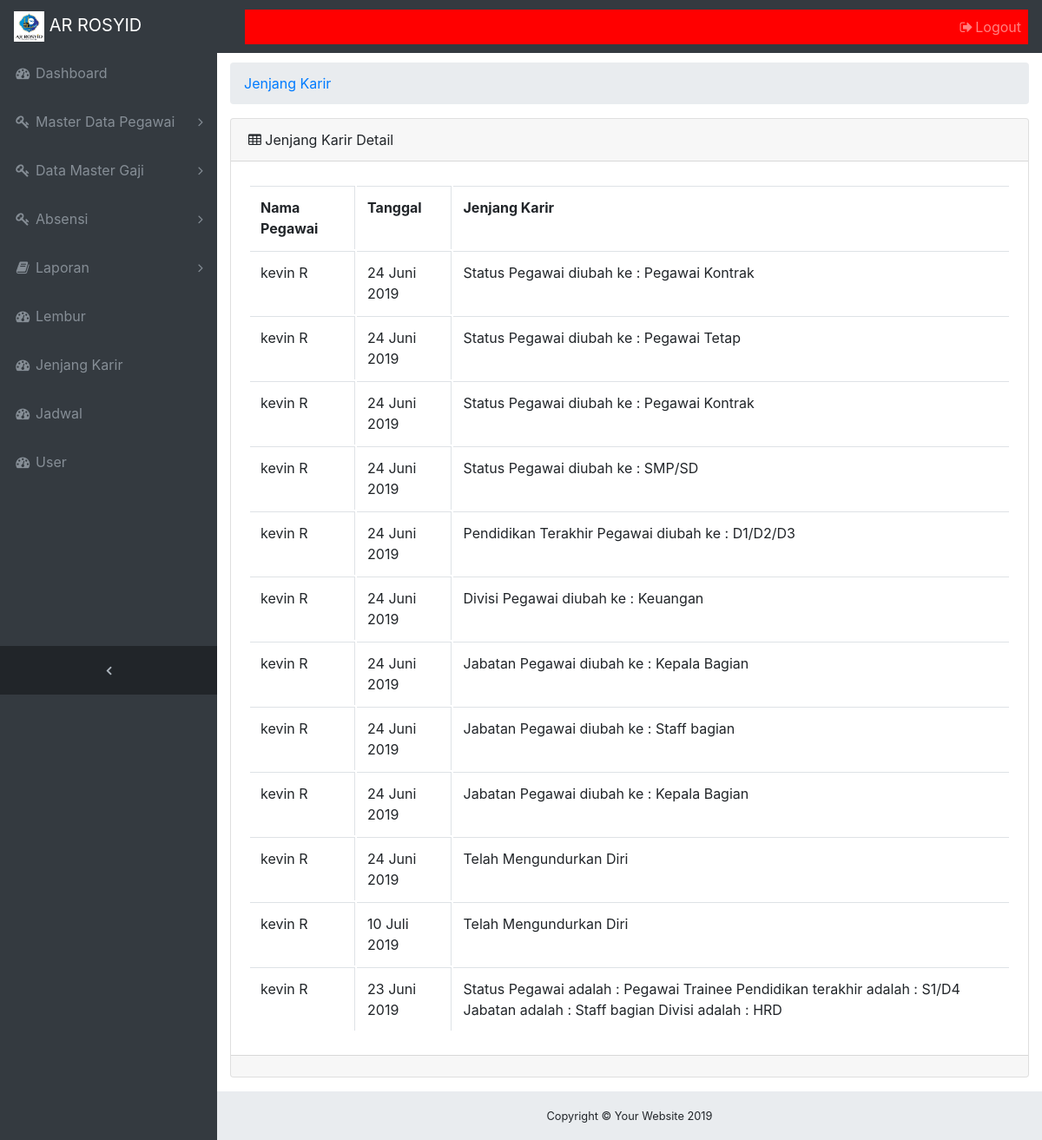
/jenjang_karir_byid.php?id=KR00092 (signed in), run on the app's committed database.
### tables this page shows
CREATE TABLE `jenjang_karir` (
  `id_jjk` varchar(20) NOT NULL,
  `id_pegawai` varchar(20) NOT NULL,
  `tanggal` date NOT NULL,
  `Keterangan` text NOT NULL
);

CREATE TABLE `karyawan` (
  `id_karyawan` varchar(20) NOT NULL,
  `nip` varchar(200) DEFAULT NULL,
  `nama_karyawan` varchar(200) DEFAULT NULL,
  `jk_karyawan` varchar(200) DEFAULT NULL,
  `tmpt_lahir` varchar(200) DEFAULT NULL,
  `tgl_lahir` date DEFAULT NULL,
  `agama` varchar(200) DEFAULT NULL,
  `tgl_masuk` date DEFAULT NULL,
  `alamat` varchar(200) DEFAULT NULL,
  `no_telpn` varchar(200) DEFAULT NULL,
  `pend_terakhir` varchar(200) DEFAULT NULL,
  `id_jabatan` varchar(20) DEFAULT NULL,
  `id_bagian` varchar(20) DEFAULT NULL,
  `id_status` varchar(20) NOT NULL,
  `no_npwp` varchar(20) NOT NULL,
  `anggota_koperasi` char(1) NOT NULL COMMENT '1 = anggota, 0 = bukan',
  `status_pernikahan` char(1) NOT NULL,
  `jml_anak` char(1) NOT NULL,
  `foto_pegawai` varchar(50) NOT NULL,
  `id_rfid` varchar(50) NOT NULL,
  `status` varchar(1) NOT NULL DEFAULT '1'
);

### functions/jenjangkarir.php (called while the page is built, shortened)
<?php
function read_jenjang_karir_byid($id_pegawai){
	global $link;
	$query = "SELECT * FROM `jenjang_karir` JOIN karyawan ON jenjang_karir.id_pegawai = karyawan.id_karyawan WHERE jenjang_karir.id_pegawai = '$id_pegawai' ";
	$sql = mysqli_query($link,$query);
	if(mysqli_num_rows($sql)){
		while ($data = mysqli_fetch_array($sql)) {
			$jenjang_karir_byid[] = $data;
		}
		return $jenjang_karir_byid;
	}else{
		$jenjang_karir_byid[] = 0;
		return $jenjang_karir_byid;
	}
}
?>

### functions/masterpegawai.php (called while the page is built, shortened)
<?php
function tgl_indo($tanggal){
	$bulan = array (
		1 =>   'Januari',
		'Februari',
		'Maret',
		'April',
		'Mei',
		'Juni',
		'Juli',
		'Agustus',
		'September',
		'Oktober',
		'November',
		'Desember'
	);
	$pecahkan = explode('-', $tanggal);
	return $pecahkan[2] . ' ' . $bulan[ (int)$pecahkan[1] ] . ' ' . $pecahkan[0];
}
?>

### jenjang_karir_byid.php (the view, shortened to what this page needs)
<!DOCTYPE html>
<html lang="en">
<?php
  $id = $_GET['id'];
?>
<?php  include('view/head.php'); ?>
<body class="fixed-nav sticky-footer bg-dark" id="page-top">
    <?php require_once "view/navigation.php" ; ?>
  <div class="content-wrapper">
    <div class="container-fluid">
      <ol class="breadcrumb">
        <li class="breadcrumb-item">
          <a href="jenjang_karir.php">Jenjang Karir</a>
        </li>
      </ol>
          <div class="card mb-3">
          <div class="card-header">
          <i class="fa fa-table"></i> Jenjang Karir Detail </div>
          <div class="card-body">
          <div class="table-responsive">
<table class="table table-bordered" id="dataTable">
    <tr><th> Nama Pegawai </th>
      <th> Tanggal </th>
      <th> Jenjang Karir </th></tr>
  <?php foreach(read_jenjang_karir_byid($id) as $key){ ?>
    <tr><td><?php echo $key['nama_karyawan'];  ?> </td>
      <td><?php echo tgl_indo($key['tanggal']);  ?> </td>
      <td><?php echo $key['Keterangan'];  ?> </td></tr>
  <?php } ?>
</table>
          </div>
          </div>
                <div class="card-footer small text-muted"></div>
        </div>
      </div>
    </div>
   <?php require_once "view/footer.php"; ?>
</body>
</html>

### css/sb-admin.css (style rules this page uses)
html { position: relative; min-height: 100%; }
body { overflow-x: hidden; }
body.sticky-footer { margin-bottom: 56px; }
body.sticky-footer .content-wrapper { min-height: calc(100vh - 56px - 56px); }
body.fixed-nav { padding-top: 56px; }
.content-wrapper { min-height: calc(100vh - 56px); padding-top: 1rem; }
.content-wrapper { overflow-x: hidden; background: white; }
@media (min-width: 992px) { .content-wrapper { margin-left: 250px; } }

### data on the page
jenjang_karir: id_pegawai.nama_karyawan "kevin R", tanggal "24 Juni 2019", Keterangan "Status Pegawai diubah ke : Pegawai Kontrak"
jenjang_karir: id_pegawai.nama_karyawan "kevin R", tanggal "24 Juni 2019", Keterangan "Status Pegawai diubah ke : Pegawai Tetap"
jenjang_karir: id_pegawai.nama_karyawan "kevin R", tanggal "24 Juni 2019", Keterangan "Status Pegawai diubah ke : Pegawai Kontrak"
jenjang_karir: id_pegawai.nama_karyawan "kevin R", tanggal "24 Juni 2019", Keterangan "Status Pegawai diubah ke : SMP/SD"
jenjang_karir: id_pegawai.nama_karyawan "kevin R", tanggal "24 Juni 2019", Keterangan "Pendidikan Terakhir Pegawai diubah ke : D1/D2/D3"
jenjang_karir: id_pegawai.nama_karyawan "kevin R", tanggal "24 Juni 2019", Keterangan "Divisi Pegawai diubah ke : Keuangan"
jenjang_karir: id_pegawai.nama_karyawan "kevin R", tanggal "24 Juni 2019", Keterangan "Jabatan Pegawai diubah ke : Kepala Bagian"
jenjang_karir: id_pegawai.nama_karyawan "kevin R", tanggal "24 Juni 2019", Keterangan "Jabatan Pegawai diubah ke : Staff bagian"
jenjang_karir: id_pegawai.nama_karyawan "kevin R", tanggal "24 Juni 2019", Keterangan "Jabatan Pegawai diubah ke : Kepala Bagian"
jenjang_karir: id_pegawai.nama_karyawan "kevin R", tanggal "24 Juni 2019", Keterangan "Telah Mengundurkan Diri"
jenjang_karir: id_pegawai.nama_karyawan "kevin R", tanggal "10 Juli 2019", Keterangan "Telah Mengundurkan Diri"
jenjang_karir: id_pegawai.nama_karyawan "kevin R", tanggal "23 Juni 2019", Keterangan "Status Pegawai adalah : Pegawai Trainee Pendidikan terakhir adalah : S1/D4 Jabatan adalah : Staff bagian Divisi adalah : HRD"
